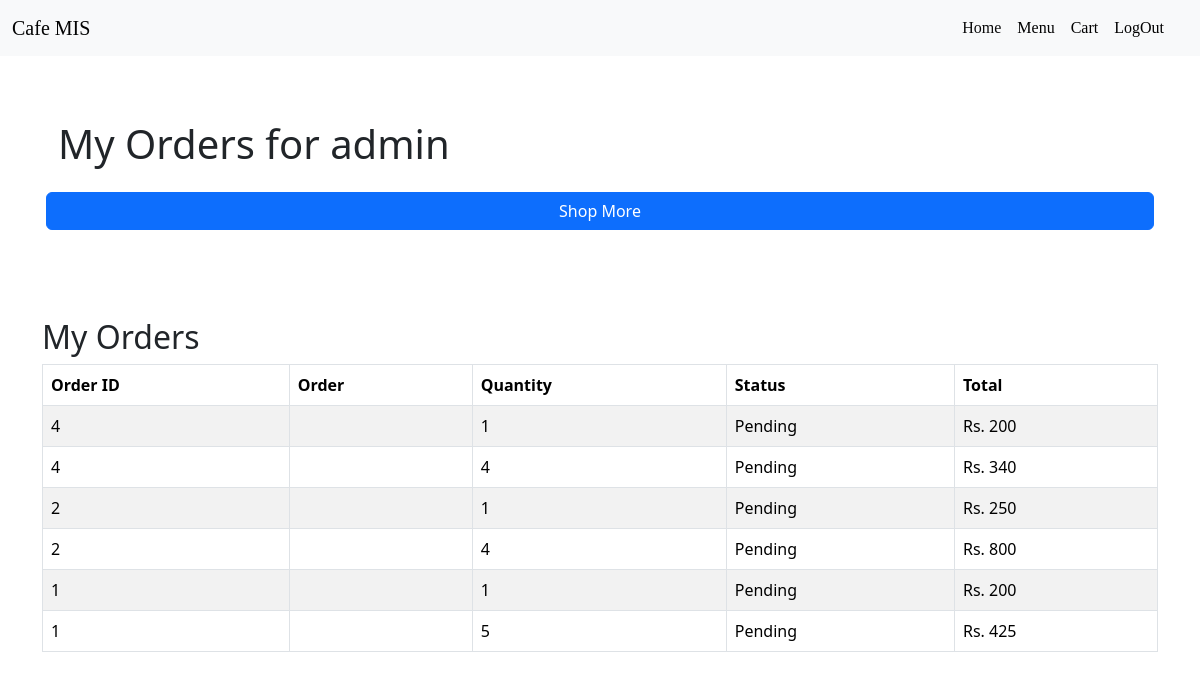
/pos/myorder (signed in), run on an earlier commit of the app's database.
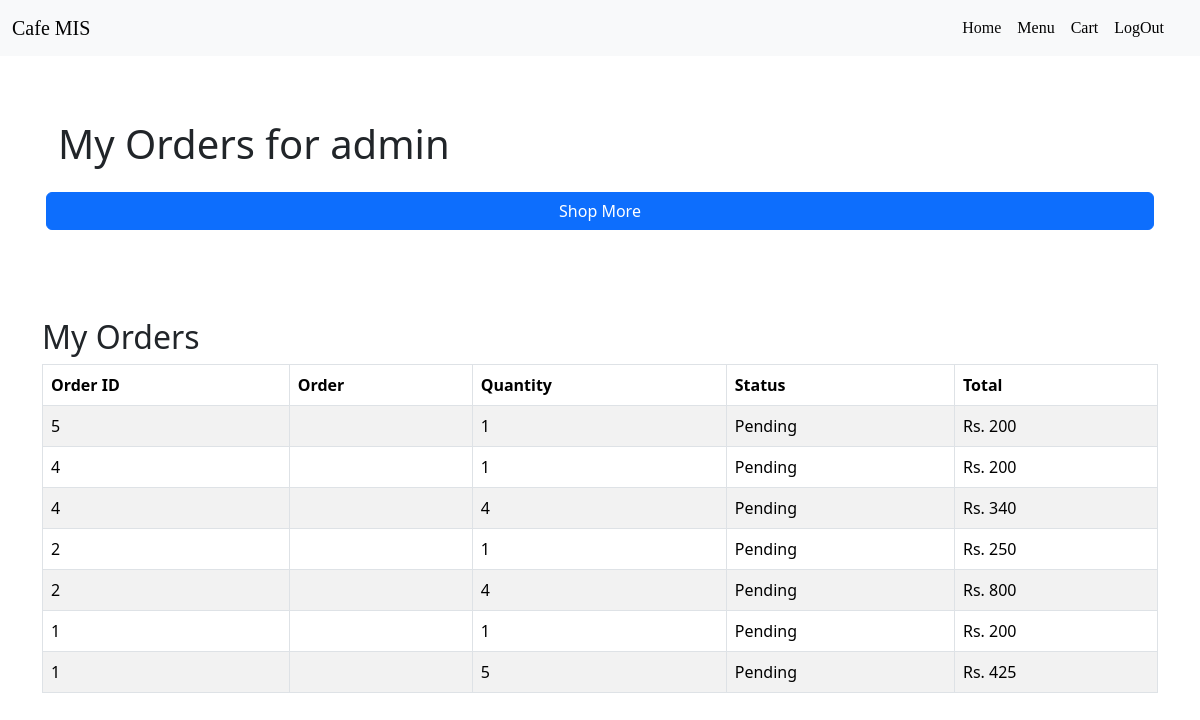
And on a later commit of the database.
### pos/models.py (models this page shows, shortened)
class OrderItem(models.Model):
    order = models.ForeignKey(Order, on_delete=models.CASCADE)
    menuorder = models.ForeignKey(amenu, on_delete=models.CASCADE, related_name='menu_ordered_items')
    quantity = models.IntegerField(default=1)
    total_price = models.FloatField(null=True, blank=True)
    @property
    def total(self):
        return int(self.menuorder.price) * self.quantity

class Order(models.Model):
    STATUS_CHOICES = (
        ('pending', 'Pending'),
        ('accepted', 'Accepted'),
        ('shipped', 'Shipped'),
        ('delivered', 'Delivered'),
        ('canceled', 'Canceled'),
    )
    status = models.CharField(max_length=10, choices=STATUS_CHOICES, default='pending')
    user = models.ForeignKey(User, on_delete=models.CASCADE, related_name='user_orders')
    menu_order = models.ManyToManyField(amenu, through='OrderItem')
    created_at = models.DateTimeField(auto_now_add=True)
    total_amount = models.FloatField()
    @property
    def get_status_display(self):
        return dict(self.STATUS_CHOICES).get(self.status)

### menu/models.py (models this page shows)
class amenu(models.Model):
    food_category=models.ForeignKey(category,on_delete=models.CASCADE,null=True,blank=True)
    name = models.CharField( max_length=50)
    price = models.IntegerField()
    picture= models.FileField(upload_to='product/',null=True ,blank=True)
    quantity = models.IntegerField()

### pos/views.py (the view)
# urls.py: path('myorder',views.myorders, name='myorder'),
@login_required
def myorders(request):
    user = request.user
    user_orders = Order.objects.filter(user=user)  # Use a different variable name to avoid conflict
    orders = OrderItem.objects.filter(order__in=user_orders).order_by("-id")
    return render(request, 'pos/myorder.html', {'orders': orders})

### template/pos/myorder.html (shortened to what this page needs)
{% extends "customer/base.html" %}
{% block page %}
<div class="container my-5">
    <div class="row my-3 p-3">
        <h1 class="mb-4">My Orders for {{ user.username }}</h1>
        <a href="{% url 'menu' %}" class="btn btn-primary mb-4">Shop More</a>
    </div>
    <div class="row mt-5">
        <div class="col-12">
            <h2>My Orders</h2>
            <table class="table table-bordered table-striped">
                <thead>
                    <tr>
                        <th>Order ID</th>
                        <th>Order</th>
                        <th>Quantity</th>
                        <th>Status</th>
                        <th>Total</th>
                    </tr>
                </thead>
                <tbody>
                    {% for order in orders %}
                    <tr>
                        <td>{{ order.order.id }}</td>
                        <td>{{ order.productorder.name }}</td>
                        <td>{{ order.quantity }}</td>
                        <td>{{ order.order.get_status_display }}</td>
                        <td>Rs. {{ order.total }}</td>
                    </tr>
                    {% endfor %}
                </tbody>
            </table>
        </div>
    </div>
</div>
{% endblock page %}

What changed in the data, as far as the page shows it:
added OrderItem: order.id "5", quantity "1", order.status "Pending", total "200"
